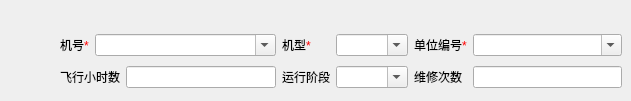
   <widget class="QWidget" name="tab">
    <attribute name="title">
     <string>装备信息</string>
    </attribute>
    <widget class="QWidget" name="layoutWidget">
     <property name="geometry">
      <rect>
       <x>60</x>
       <y>30</y>
       <width>562</width>
       <height>62</height>
      </rect>
     </property>
     <layout class="QGridLayout" name="gridLayout_2">
      <item row="0" column="0">
       <widget class="QLabel" name="label">
        <property name="text">
         <string>&lt;html&gt;&lt;head/&gt;&lt;body&gt;&lt;p&gt;&lt;span style=&quot; color:#000000;&quot;&gt;机号&lt;/span&gt;&lt;span style=&quot; color:#ff0000;&quot;&gt;*&lt;/span&gt;&lt;/p&gt;&lt;/body&gt;&lt;/html&gt;</string>
        </property>
       </widget>
      </item>
      <item row="0" column="1" colspan="2">
       <widget class="QComboBox" name="_comboBoxEquipPlaneID">
        <property name="editable">
         <bool>true</bool>
        </property>
       </widget>
      </item>
      <item row="0" column="3">
       <widget class="QLabel" name="label_2">
        <property name="text">
         <string>&lt;html&gt;&lt;head/&gt;&lt;body&gt;&lt;p&gt;机型&lt;span style=&quot; color:#ff0000;&quot;&gt;*&lt;/span&gt;&lt;/p&gt;&lt;/body&gt;&lt;/html&gt;</string>
        </property>
       </widget>
      </item>
      <item row="0" column="6">
       <widget class="QLabel" name="label_3">
        <property name="text">
         <string>&lt;html&gt;&lt;head/&gt;&lt;body&gt;&lt;p&gt;单位编号&lt;span style=&quot; color:#ff0000;&quot;&gt;*&lt;/span&gt;&lt;/p&gt;&lt;/body&gt;&lt;/html&gt;</string>
        </property>
       </widget>
      </item>
      <item row="0" column="7">
       <widget class="QComboBox" name="_comboBoxEquipUnitID">
        <property name="editable">
         <bool>true</bool>
        </property>
       </widget>
      </item>
      <item row="1" column="0" colspan="2">
       <widget class="QLabel" name="label_4">
        <property name="text">
         <string>飞行小时数</string>
        </property>
       </widget>
      </item>
      <item row="1" column="2">
       <widget class="QLineEdit" name="_editEquipHours"/>
      </item>
      <item row="1" column="3" colspan="2">
       <widget class="QLabel" name="label_5">
        <property name="text">
         <string>运行阶段</string>
        </property>
       </widget>
      </item>
      <item row="1" column="5">
       <widget class="QComboBox" name="_comboBoxEquipRuntime">
        <property name="editable">
         <bool>true</bool>
        </property>
       </widget>
      </item>
      <item row="1" column="6">
       <widget class="QLabel" name="label_6">
        <property name="text">
         <string>维修次数</string>
        </property>
       </widget>
      </item>
      <item row="1" column="7">
       <widget class="QLineEdit" name="_editServiceNumber"/>
      </item>
      <item row="0" column="5">
       <widget class="QComboBox" name="_comboBoxEquipPlaneType">
        <property name="editable">
         <bool>true</bool>
        </property>
       </widget>
      </item>
     </layout>
    </widget>
   </widget>
